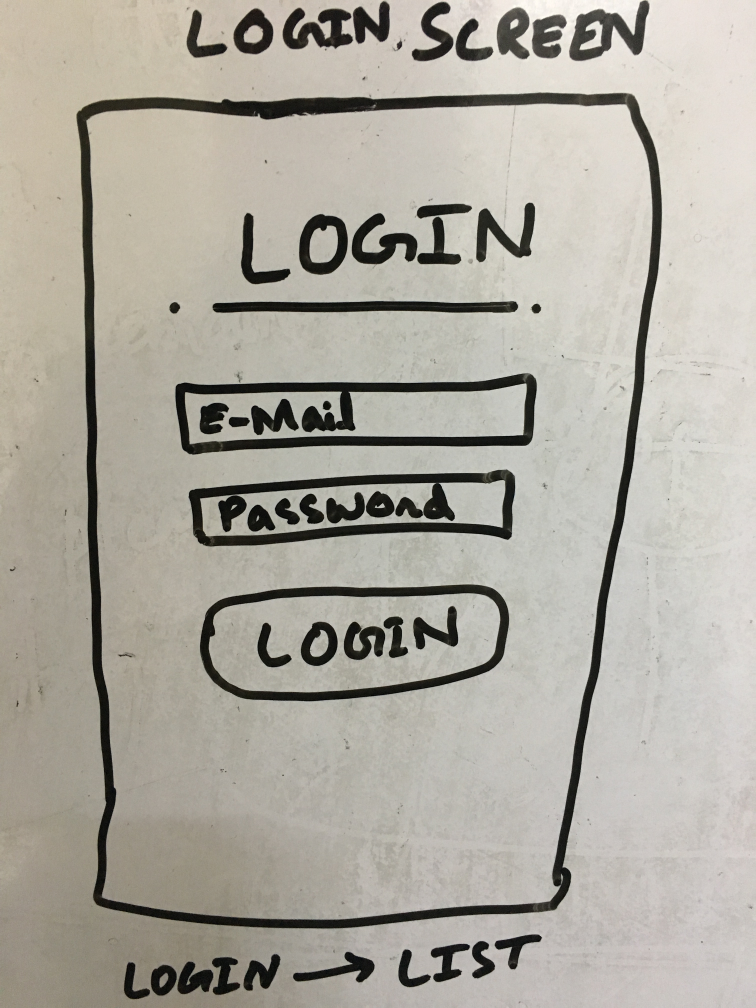
#> input picture test.JPG, 3024 x 4032 px (shown at 1/4 size); the run also reads 1 picture not shown here
$ jupyter execute --allow-errors phototype-testing.ipynb   (older library calls are emulated)
#> lines starting #> are read from the running program, lines starting #| are printed output that depends on the picture; after the words box and inside, x2 and y2 are one past the last pixel; in counts of white or black regions, pixels touching at a corner belong together
[cell 1]
s="hamza"

[cell 2]
s

#> (a cell that did not finish here is left out)

[cell 4]
import cv2

[cell 5]
import numpy as np

[cell 6]
img = cv2.imread('test.JPG',0)
#> img: shape (4032, 3024); min 0, max 255, mean 169.4
img2 = img.copy()
template = cv2.imread('template.png',0)
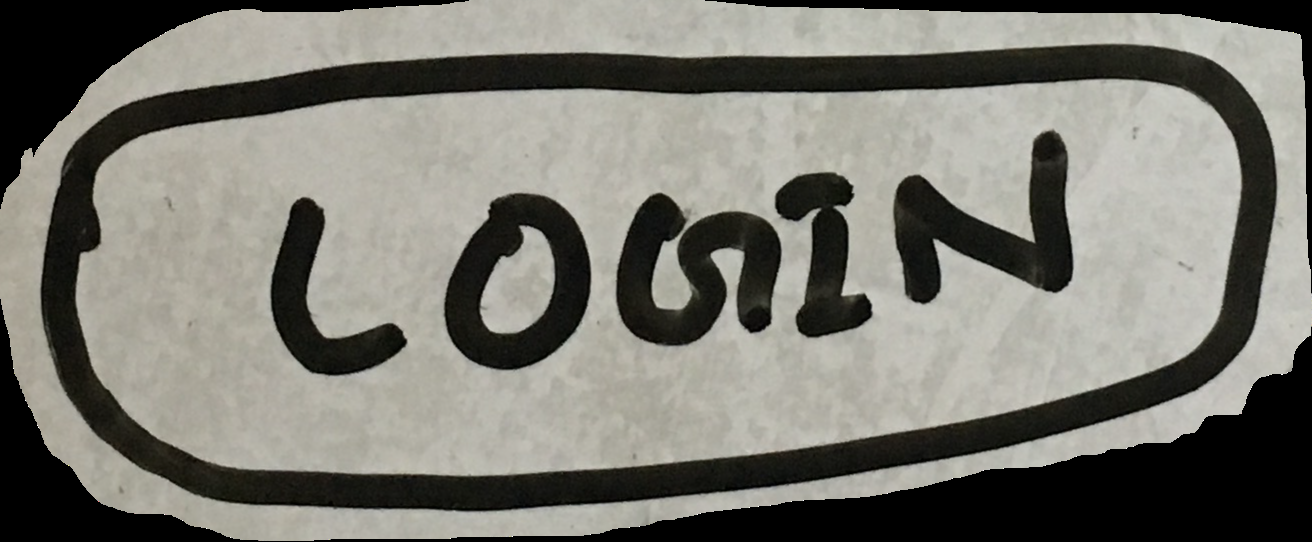
#> input picture template.png, 1312 x 542 px
#> template: shape (542, 1312); min 0, max 255, mean 120.2
w, h = template.shape[::-1]
#> w = 1312; h = 542

[cell 7]
img

[cell 8]
methods = ['cv2.TM_CCOEFF', 'cv2.TM_CCOEFF_NORMED', 'cv2.TM_CCORR',
            'cv2.TM_CCORR_NORMED', 'cv2.TM_SQDIFF', 'cv2.TM_SQDIFF_NORMED']

#> (the rest of this cell did not finish here and is left out)

[cell 9]
from matplotlib import pyplot as plt

#> (a cell that did not finish here is left out)

[cell 11]
from PIL import Image
import pytesseract

im = Image.open("test.JPG")

#> (the rest of this cell did not finish here and is left out)

[cell 12]
from PIL import Image
import pytesseract

#> (the rest of this cell did not finish here and is left out)

[cell 13]
from PIL import Image
import pytesseract

im = Image.open("test.JPG")

#> (the rest of this cell did not finish here and is left out)

[cell 14]
print("asdf")

#> (a cell that did not finish here is left out)

[cell 16]
import cv2
import numpy as np

[cell 17]
img = cv2.imread('test.JPG')
#> img is the input picture: shape (4032, 3024, 3); mean B, G, R 159.6, 169.4, 173.3
gray = cv2.cvtColor(img,cv2.COLOR_BGR2GRAY)
_,thresh = cv2.threshold(gray,1,255,cv2.THRESH_BINARY)
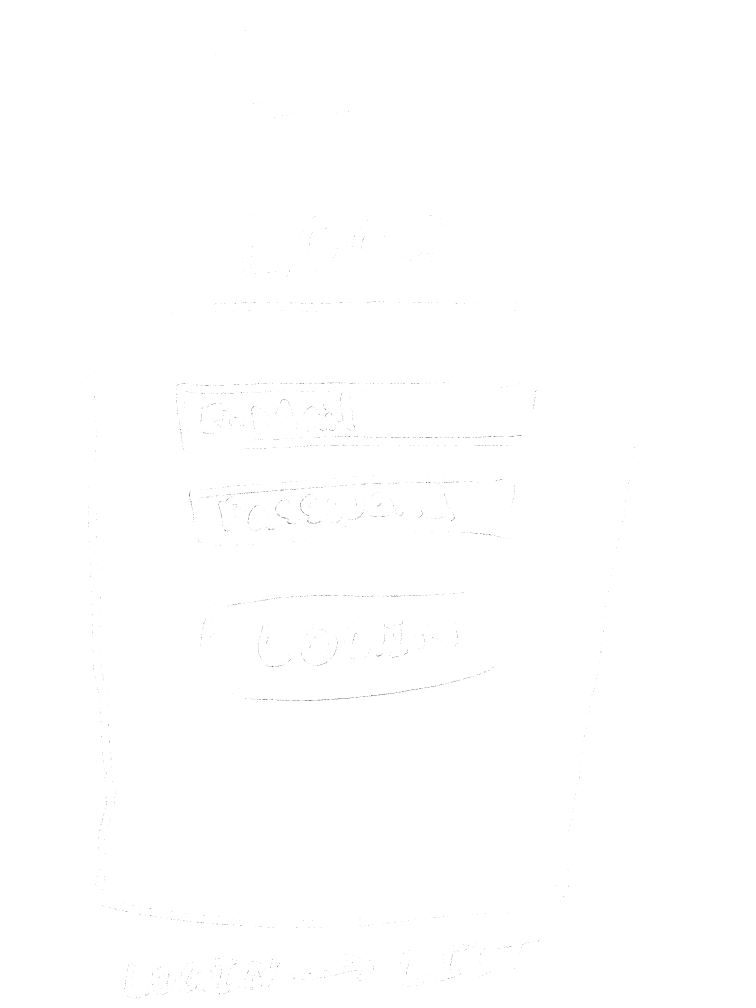
#> thresh: shape (4032, 3024) (shown at 1/4 size); 99.9% white; black in thin lines or dots, all inside (x1, y1, x2, y2) = (347, 121, 2538, 3994)

[cell 18]
contours = cv2.findContours(thresh,cv2.RETR_EXTERNAL,cv2.CHAIN_APPROX_SIMPLE)
#> contours = 1 contour; box (x1, y1, x2, y2) and area: (0, 0, 3024, 4032) 12185713
cnt = contours[0]
#> cnt = [[[0, 0], [0, 4031], [3023, 4031], [3023, 0]]]
#> (the rest of this cell did not finish here and is left out)

#> (a cell that did not finish here is left out)

[cell 20]
import cv2
import numpy as np
from matplotlib import pyplot as plt
img = cv2.imread('test.JPG', 0)
img = cv2.medianBlur(img, 5)
#> img: shape (4032, 3024)
thresh =     cv2.adaptiveThreshold(img,255,cv2.ADAPTIVE_THRESH_GAUSSIAN_C,\
cv2.THRESH_BINARY,11,2)
#> thresh: shape (4032, 3024); 94.3% white; 61244 black regions (58834 under 20 px), largest, box (x1, y1, x2, y2) and area: (306, 370, 2648, 3714) 58986, (702, 1492, 2147, 1819) 36039, (754, 1878, 2061, 2186) 29348
plt.imshow(thresh)

image, contours, hierarchy =   cv2.findContours(thresh.copy(),cv2.RETR_LIST,cv2.CHAIN_APPROX_SIMPLE)
#> contours = 79256 contours

cv2.drawContours(image, contours, -1, (0,255,0), 3)
#> image: shape (4032, 3024); 74.3% white; 27824 black regions, largest, box (x1, y1, x2, y2) and area: (303, 366, 2651, 3728) 367490, (668, 1875, 2064, 2205) 133129, (0, 0, 3024, 4032) 121667
plt.imshow(img)
plt.show()

[cell 21]
from matplotlib import pyplot as plt

[cell 22]
import cv2
import numpy as np
from matplotlib import pyplot as plt
img = cv2.imread('test.JPG', 0)
plt.imshow(img)
plt.show()

# to detect the boundary of the image

[cell 23]
import cv2


def threshold(im, method):
    # make it grayscale
    im_gray = cv2.cvtColor(im, cv2.COLOR_RGB2GRAY)

    if method == 'fixed':
        threshed_im = cv2.threshold(im_gray, 128, 255, cv2.THRESH_BINARY)

    elif method == 'mean':
        threshed_im = cv2.adaptiveThreshold(im_gray, 255, cv2.ADAPTIVE_THRESH_MEAN_C, cv2.THRESH_BINARY, 5, 7)

    elif method == 'gaussian':
        threshed_im = cv2.adaptiveThreshold(im_gray, 255, cv2.ADAPTIVE_THRESH_GAUSSIAN_C, cv2.THRESH_BINARY, 5, 12)

    else:
        return None

    return threshed_im


image = cv2.imread('screen.jpg')

# threshold it
thresh = threshold(image, 'mean')
#> in threshold, `threshed_im = cv2.adaptiveThreshold(im_gray, 255, cv2.ADAPTIVE_THRESH_..`: threshed_im: shape (3345, 2343); 98.3% white; black in thin lines or dots
height,width,channels = image.shape
#> height = 3345; width = 2343; channels = 3
image_area = width*height
#> image_area = 7837335
largest_area=0;
largest_contour_index=0
bounding_rect=0
print(image_area)
#| 7837335
# find contours
_, contours, hierarchy = cv2.findContours(thresh.copy(), cv2.RETR_CCOMP, cv2.CHAIN_APPROX_SIMPLE)
#> contours = 202 contours, 103 with area under 20; largest, box (x1, y1, x2, y2) and area: (0, 0, 2343, 3345) 7831648, (0, 0, 2343, 3345) 6967134, (3, 3, 2340, 3342) 6932860, (37, 40, 2308, 3312) 6577362, (40, 43, 2305, 3309) 6543604
cnts=[]
for i in contours:
    cnt=i
    area = cv2.contourArea(cnt)
    if (area>largest_area and area < (image_area - 20000)):
        largest_area=area
        largest_contour_index=i
        bounding_rect=cnt
#> this loop made 202 passes
#> (area, largest_area) on passes 1, 5, 7, 8, 9, 13, 36, 109, 184, 202: (147.5, 147.5), (5258, 5258), (7451.5, 7451.5), (12791, 12791), (18230.5, 18230.5), (388780.5, 388780.5), (483191.5, 483191.5), (6543604.5, 6543604.5), (6932860.5, 6932860.5), (6967134.5, 6967134.5)
#> area on passes 10, 11, 12, 30, 31, 32: 6301, 6730.5, 12169, 9331, 15929.5, 19964.5
#> after the loop, bounding_rect = contour of 2705 points, box (x1, y1, x2, y2) (0, 0, 2343, 3345), area 6967134; largest_area = 6967134.5; largest_contour_index has the same summary as bounding_rect
cv2.drawContours(image, [bounding_rect], -1, (0, 255, 0), 10)
cv2.imwrite('output.jpg', image)
#> Out = True

[cell 24]
import cv2
import numpy as np
from matplotlib import pyplot as plt

img = cv2.imread('test_page.JPG',0)
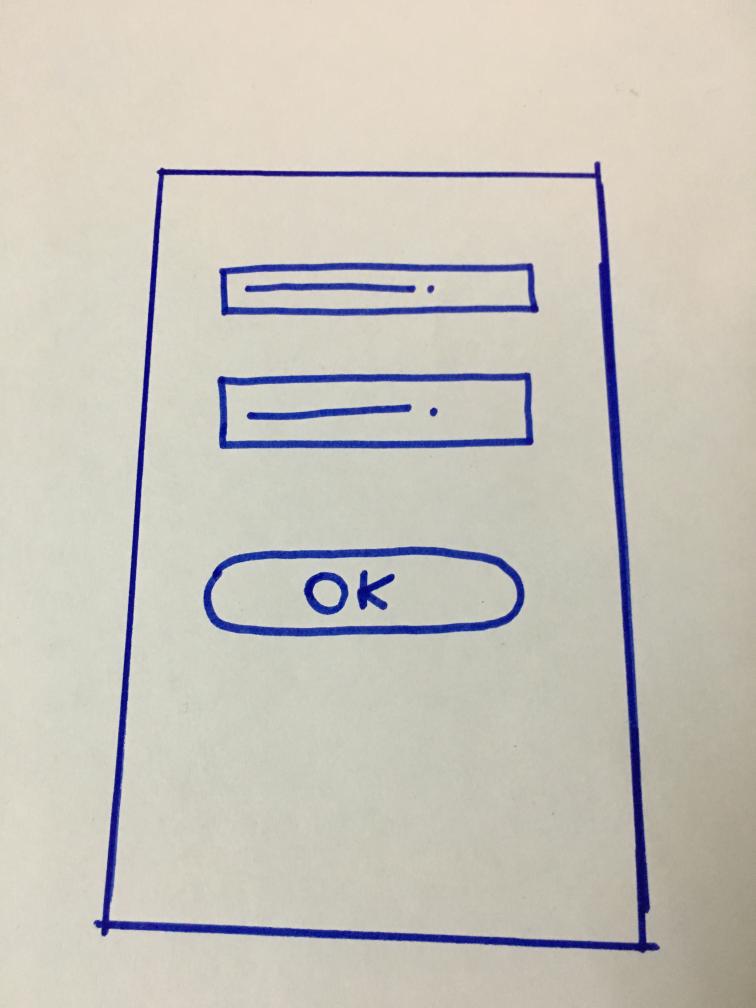
#> input picture test_page.JPG, 3024 x 4032 px (shown at 1/4 size)
#> img: shape (4032, 3024); min 0, max 230, mean 195.4
edges = cv2.Canny(img,200,300)
#> edges: shape (4032, 3024); 0.35% white in thin lines or dots, all inside (x1, y1, x2, y2) = (373, 645, 2640, 3813)
plt.subplot(121),plt.imshow(img,cmap = 'gray')
plt.title('Original Image'), plt.xticks([]), plt.yticks([])
plt.subplot(122),plt.imshow(edges,cmap = 'gray')
plt.title('Edge Image'), plt.xticks([]), plt.yticks([])

plt.show()

# To remove noise and backgrounds from the images

[cell 25]
import cv2

image = cv2.imread('Image.jpeg')
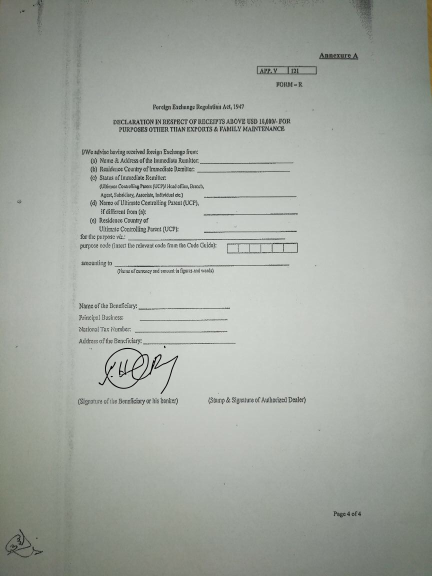
#> input picture Image.jpeg, 864 x 1152 px (shown at 1/2 size)
#> image is the input picture: shape (1152, 864, 3); mean B, G, R 160.7, 167.6, 162.6
print(image)
#> (printed output is left out)
gray = cv2.cvtColor(image, cv2.COLOR_BGR2GRAY)
#> gray: shape (1152, 864)

# check to see if we should apply thresholding to preprocess the
# image
gray = cv2.threshold(gray, 0, 255, cv2.THRESH_BINARY | cv2.THRESH_OTSU)[1]
#> gray: shape (1152, 864); 60.2% white; 839 black regions (498 under 20 px), largest, box (x1, y1, x2, y2) and area: (0, 656, 864, 1152) 189573, (0, 0, 864, 552) 175633, (197, 696, 357, 788) 1884

gray = cv2.medianBlur(gray, 3)
#> gray: shape (1152, 864); 60.3% white; 496 black regions (252 under 20 px), largest, box (x1, y1, x2, y2) and area: (0, 657, 864, 1152) 190058, (0, 0, 864, 558) 176307, (197, 696, 356, 788) 1897

cv2.imwrite("new.jpg", gray)
#> Out = True

# crop the boundary, screen name and actions

[cell 26]
import numpy as np
import cv2


def threshold(im, method):
    # make it grayscale
    im_gray = cv2.cvtColor(im, cv2.COLOR_RGB2GRAY)

    if method == 'fixed':
        threshed_im = cv2.threshold(im_gray, 128, 255, cv2.THRESH_BINARY)

    elif method == 'mean':
        threshed_im = cv2.adaptiveThreshold(im_gray, 255, cv2.ADAPTIVE_THRESH_MEAN_C, cv2.THRESH_BINARY, 5, 7)

    elif method == 'gaussian':
        threshed_im = cv2.adaptiveThreshold(im_gray, 255, cv2.ADAPTIVE_THRESH_GAUSSIAN_C, cv2.THRESH_BINARY, 5, 12)

    else:
        return None

    return threshed_im


image = cv2.imread('gray2.jpg')
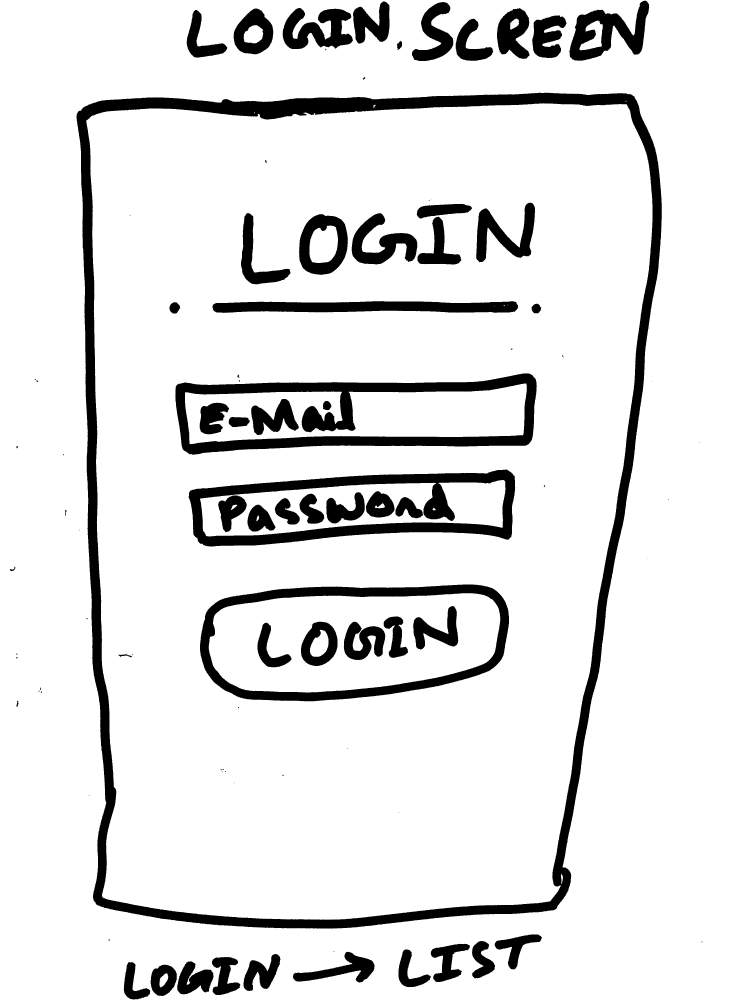
#> input picture gray2.jpg, 3024 x 4032 px (shown at 1/4 size)
#> image is the input picture: shape (4032, 3024, 3); min 0, max 255, mean 226.8

# threshold it
thresh = threshold(image, 'mean')
#> in threshold, `threshed_im = cv2.adaptiveThreshold(im_gray, 255, cv2.ADAPTIVE_THRESH_..`: threshed_im: shape (4032, 3024); 98.6% white; black in thin lines or dots
height,width,channels = image.shape
#> height = 4032; width = 3024
image_area = width*height
#> image_area = 12192768
largest_area=0;
largest_contour_index=0
bounding_rect=0
print(image_area)
#| 12192768
# find contours
_, contours, hierarchy = cv2.findContours(thresh.copy(), cv2.RETR_CCOMP, cv2.CHAIN_APPROX_SIMPLE)
#> contours = 208 contours, 48 with area under 20; largest, box (x1, y1, x2, y2) and area: (0, 0, 3024, 4032) 12185713, (305, 370, 2648, 3715) 6967134, (308, 373, 2645, 3712) 6932836, (342, 410, 2613, 3682) 6577379, (345, 413, 2610, 3679) 6543604
cnts=[]
for i in contours:
    cnt=i
    area = cv2.contourArea(cnt)
    if (area>largest_area and area < (image_area - 20000)):
        largest_area=area
        largest_contour_index=i
        bounding_rect=cnt
#> this loop made 208 passes
#> (area, largest_area) on passes 1, 2, 5, 8, 21, 22, 26, 32, 95, 135, 195: (1163, 1163), (8998, 8998), (9978, 9978), (12547, 12547), (12787.5, 12787.5), (18229.5, 18229.5), (388780.5, 388780.5), (483185.5, 483185.5), (6543604.5, 6543604.5), (6932835.5, 6932835.5), (6967134.5, 6967134.5)
#> area on passes 3, 4, 6, 7, 9, 10: 1681, 5731, 8094, 9329.5, 6416.5, 8992.5
#> after the loop, bounding_rect = contour of 2705 points, box (x1, y1, x2, y2) (305, 370, 2648, 3715), area 6967134; largest_area = 6967134.5; largest_contour_index has the same summary as bounding_rect


# img = image
# mask = np.ones_like(img) # Create mask where white is what we want, black otherwise
# cv2.drawContours(mask, [bounding_rect], -1, 255, -1) # Draw filled contour in mask
# out = np.ones_like(img) # Extract out the object and place into output image
# out[mask == 255] = img[mask == 255]

# # Now crop
# (x, y, z) = np.where(mask == 255)
# (topx, topy) = (np.min(x), np.min(y))
# (bottomx, bottomy) = (np.max(x), np.max(y))
# out = out[topx:bottomx+1, topy:bottomy+1]
x,y,w,h = cv2.boundingRect(bounding_rect)
#> x = 305; y = 370; w = 2343; h = 3345

screenName = image[0:y,0:width]
actions = image[y+h:height, 0:width]
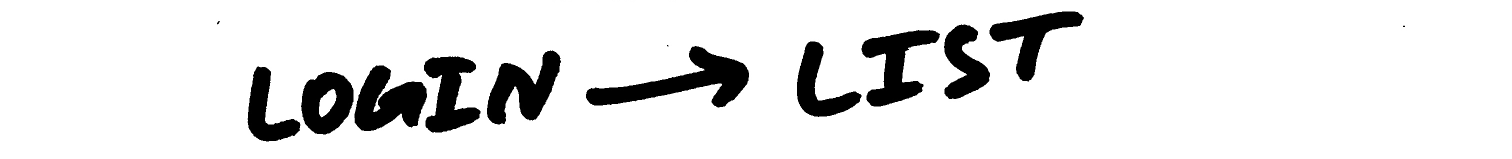
#> actions: shape (317, 3024, 3) (shown at 1/2 size); min 0, max 255, mean 228.4
out = image[y:y+h,x:x+w]

# Show the output image
cv2.imwrite('output.jpg', out)
cv2.imwrite('actions.jpg', actions)
cv2.imwrite('screen_name.jpg', screenName)
#> Out = True

# to detect the inner boxes

[cell 27]
import cv2


def threshold(im, method):
    # make it grayscale
    im_gray = cv2.cvtColor(im, cv2.COLOR_RGB2GRAY)

    if method == 'fixed':
        threshed_im = cv2.threshold(im_gray, 128, 255, cv2.THRESH_BINARY)

    elif method == 'mean':
        threshed_im = cv2.adaptiveThreshold(im_gray, 255, cv2.ADAPTIVE_THRESH_MEAN_C, cv2.THRESH_BINARY, 5, 7)

    elif method == 'gaussian':
        threshed_im = cv2.adaptiveThreshold(im_gray, 255, cv2.ADAPTIVE_THRESH_GAUSSIAN_C, cv2.THRESH_BINARY, 5, 12)

    else:
        return None

    return threshed_im


image = cv2.imread('screen.jpg')

# threshold it
thresh = threshold(image, 'mean')
height,width,channels = image.shape
#> height = 3345; width = 2343
image_area = width*height
#> image_area = 7837335
largest_area=image_area;
#> largest_area = 7837335
largest_contour_index=0
bounding_rect=0
print(image_area)
#| 7837335
# find contours
_, contours, hierarchy = cv2.findContours(thresh.copy(), cv2.RETR_CCOMP, cv2.CHAIN_APPROX_SIMPLE)
#> contours = 202 contours, 103 with area under 20; largest, box (x1, y1, x2, y2) and area: (0, 0, 2343, 3345) 7831648, (0, 0, 2343, 3345) 6967134, (3, 3, 2340, 3342) 6932860, (37, 40, 2308, 3312) 6577362, (40, 43, 2305, 3309) 6543604
cnts=[]
for i in contours:
    cnt=i
    area = cv2.contourArea(cnt)
    (x,y,w,h) = cv2.boundingRect(cnt)
    if ((w > 1000 and w < 2000) and (h > 50 and h < 1000)):
        print(w,h)
        cnts.append(cnt)
#> this loop made 202 passes
#> (area, x, y, w, h) on passes 1, 5, 7: (147.5, 1939, 3126, 8, 40), (5258, 935, 2149, 74, 108), (7451.5, 727, 2123, 132, 174)
#| 1166 397
#| 1232 463
#| 1172 403
#| 1222 226
#| 1301 303
#| 1228 232
#| 1367 243
#| 1441 321
#> (further printed lines are left out)
#> after the loop, cnts = 12 contours; largest, box (x1, y1, x2, y2) and area: (494, 1967, 1732, 2436) 492904, (497, 1970, 1729, 2433) 483192, (527, 2000, 1699, 2403) 397800, (530, 2003, 1696, 2400) 388780, (395, 1122, 1843, 1450) 374021

cv2.drawContours(image, cnts, -1, (0, 255, 0), 10)
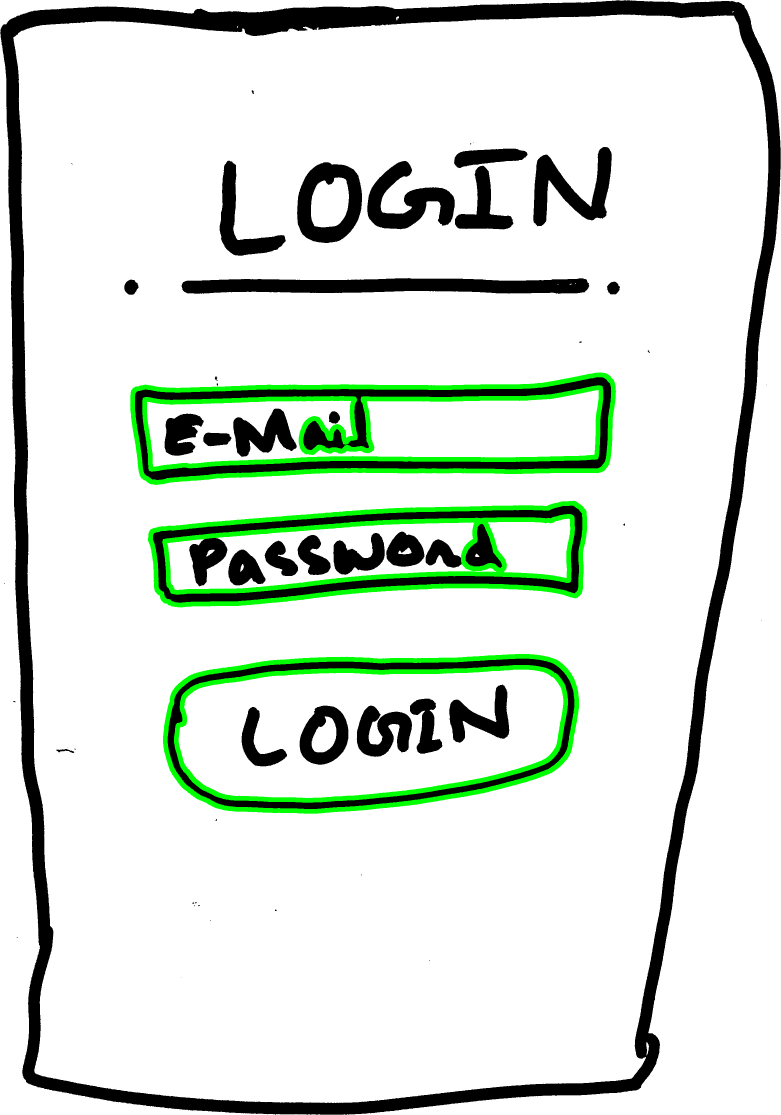
#> image: shape (3345, 2343, 3) (shown at 1/3 size); mean B, G, R 216, 225, 216
cv2.imwrite('output.jpg', image)
#> Out = True
